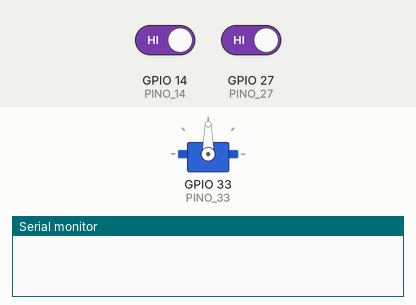
Bench run of a sketch on a simulated ESP32. On the bench: servo, the last lines printed to the serial monitor. The inputs (shaded band) are chosen by the test bench; at power-on: GPIO 14 (PINO_14) HIGH, GPIO 27 (PINO_27) HIGH.

Above: at 1.2 s.
1.3 s: GPIO 14 (PINO_14) driven LOW
At 1.45 s:
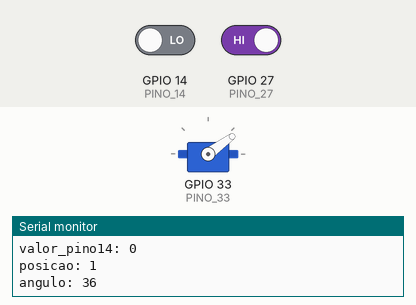
At 3.3 s:
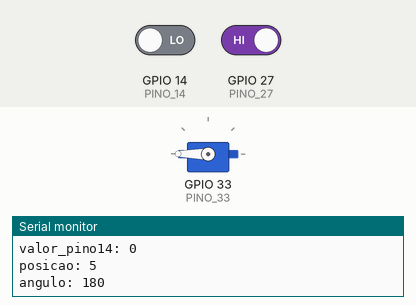
4.0 s: GPIO 27 (PINO_27) driven LOW
At 4.15 s:
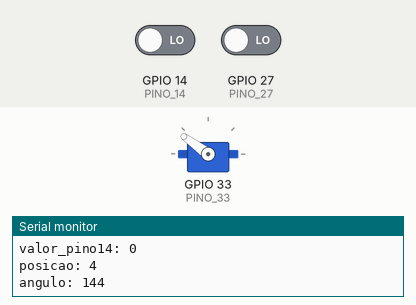
7.0 s: GPIO 14 (PINO_14) driven HIGH
Timing chart, 0 to 10.0 s (numbered marks = the images above; inputs shaded):
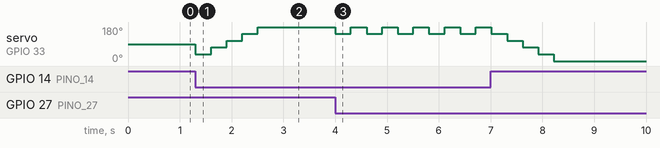

The sketch:

exemplo_video.ino
```cpp
#include <Servo.h>

#define PINO_27 27
#define PINO_14 14
#define PINO_33 33

float posicao = 0;

Servo servo1;

void setup() {
  pinMode(PINO_27, INPUT);
  pinMode(PINO_14, INPUT);
  servo1.attach(PINO_33);

  Serial.begin(115200);
}

void loop() {
  int valor_pino27 = digitalRead(PINO_27);
  int valor_pino14 = digitalRead(PINO_14);

  if(valor_pino14 == LOW && posicao < 5){
    Serial.println("botao mais apertado");
    printInt("valor_pino27: %d", valor_pino27);
    printInt("valor_pino14: %d", valor_pino14);
    posicao++;
    printInt("posicao: %d", posicao);
    int angulo = (posicao/5) * 180;
    atualizarposicao(angulo);
    delay(300);
  }

  if(valor_pino27 == LOW && posicao > 0){
    Serial.println("botao menos apertado");
    printInt("valor_pino27: %d", valor_pino27);
    printInt("valor_pino14: %d", valor_pino14);
    posicao--;
    printInt("posicao: %d", posicao);
    int angulo = (posicao/5) * 180;
    atualizarposicao(angulo);
    delay(300);
  }


}

void atualizarposicao(int angulo){
  printInt("angulo: %d", angulo);
  servo1.write(angulo);
}

void printInt(char *text, int number){
  char buffer[30];
  sprintf(buffer, text, number);
  Serial.println(buffer);
}
```

Measured:
- after the input at 1.3 s, servo on GPIO 33 (PINO_33): 90° → 36° at once, → 72° 0.30 s later, → 108° 0.30 s later, → 144° 0.30 s later, … (5 changes in this stretch)
- after the input at 4.0 s, servo on GPIO 33 (PINO_33): alternates 180° for 0.30 s and 144° for 0.30 s, starting at once
